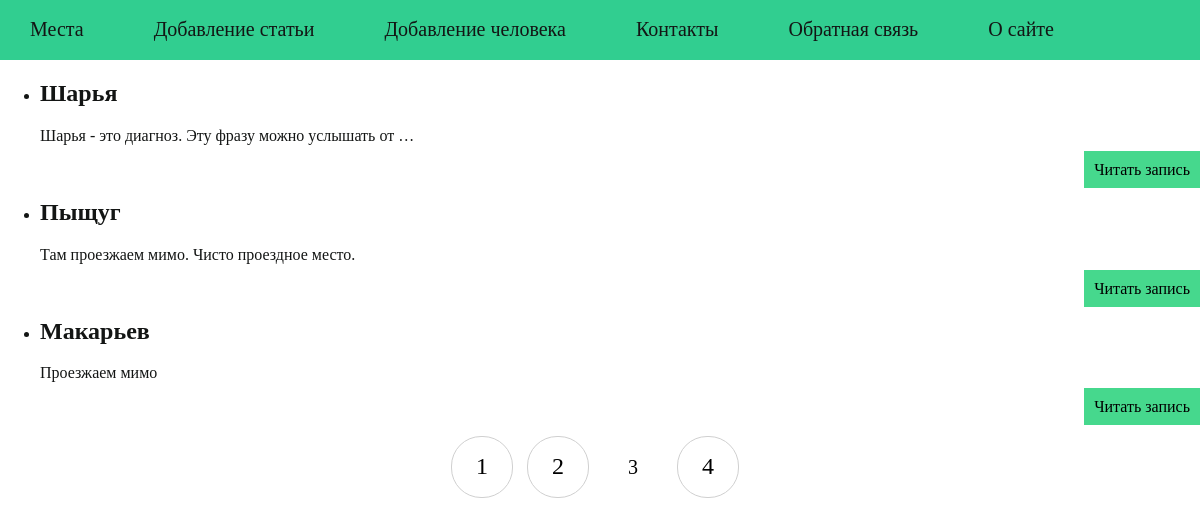
Screenshot of /places/?page=3 with the database file from the repository.
### places/models.py (models this page shows, shortened)
class Place(models.Model):
    title = models.CharField(max_length = 255, verbose_name = 'Место')
    slug = models.SlugField(max_length=255, unique=True, db_index=True,
                            validators=[
                                MinLengthValidator(5),
                                MaxLengthValidator(100)
                            ], verbose_name='URL', blank = True, null=True)
    content = models.TextField(blank = True, verbose_name = 'Текст поста')
    photo = models.ImageField(upload_to='photos/%Y/%m/%d/', blank = True, default=None,
                              null=True, verbose_name='Фото')
    time_created = models.DateTimeField(auto_now_add=True, verbose_name = 'Время создания')
    time_updated = models.DateTimeField(auto_now=True, verbose_name = 'Время обновления')
    is_published = models.BooleanField(default = False, verbose_name = 'Опубликовано')
    user = models.ForeignKey(User, verbose_name='Пользователь', on_delete=models.CASCADE)
    class Meta:
        verbose_name = 'Места'
        verbose_name_plural = 'Места'
        ordering = ['time_created']
        indexes = [
            models.Index(fields=['time_created'])
        ]
    def get_absolute_url(self):
        return reverse('post', kwargs={'post_slug': self.slug})

### places/views.py (the view)
# urls.py: path('places/', Places.as_view(), name = 'places'),
class Places(DataMixin, ListView):
    model = Place
    template_name = 'places/places.html'
    title_page = 'Выбор места'
    context_object_name = 'posts'

### users/context_processors.py (called while the page is built)
def get_places_context(request):
    return {'menu': mainmenu}

### places/templates/places/places.html
{% extends 'places/base.html' %}
{% block content %}
<ul>
    {% for p in posts %}
    <li>
        <h2>{{p.title}}</h2>{{ p.content|truncatechars:50 }}
        <p class="link-read-post"><a href="{{ p.get_absolute_url }}">Читать запись</a></p>
    </li>
    {% endfor %}
</ul>
{% endblock %}
{% block navigation %}
{% if page_obj.has_other_pages %}
<nav class="list-pages">
    <ul>
        {% for p in paginator.page_range %}
        {% if page_obj.number == p %}
        <li class="page-num page-num-selected">{{ p }}</li>
        {% else %}
        <li class="page-num">
            <a href="?page={{ p }}">{{ p }}</a>
        </li>
        {% endif %}
        {% endfor %}
    </ul>
</nav>
{% endif %}
{% endblock %}

### places/static/places/css/styles.css (style rules this page uses)
html, body { font-family: 'Times New Roman'; margin: 0; padding: 0; height: 100%; width: 100%; color: #131514; }
a { color: #131514; text-decoration: none; }
p.link-read-post { text-align: right; }
p.link-read-post a { padding: 10px; min-width: 100px; background: #46D88D; color: #000; text-decoration: none; }
.list-pages { text-align: center; margin: 0 0 20px 0; }
.list-pages ul { margin: 20px 0 0 0; padding: 0; list-style: none; }
.list-pages ul li { display: inline-block; margin: 0 10px 0 0; }
.list-pages a { color: #000; font-size: 24px; text-decoration: none; }
.list-pages .page-num, .page-num-selected { display: inline-block; width: 60px; height: 44px; padding: 16px 0 0 0; border: 1px solid #d0d0d0; border-radius: 30px; }
.list-pages .page-num-selected { border: none; color: #000; font-size: 20px; }

### rows the page displays
Place: title "Шарья", content "Шарья - это диагноз. Эту фразу можно услышать от …"
Place: title "Пыщуг", content "Там проезжаем мимо. Чисто проездное место."
Place: title "Макарьев", content "Проезжаем мимо"

### other values shown
{{ m.name }} "Места" "Добавление статьи" "Добавление человека" "Контакты" "Обратная связь" "О сайте"
{{ p }} "1" "2" "4"
{{ p }} "3"
